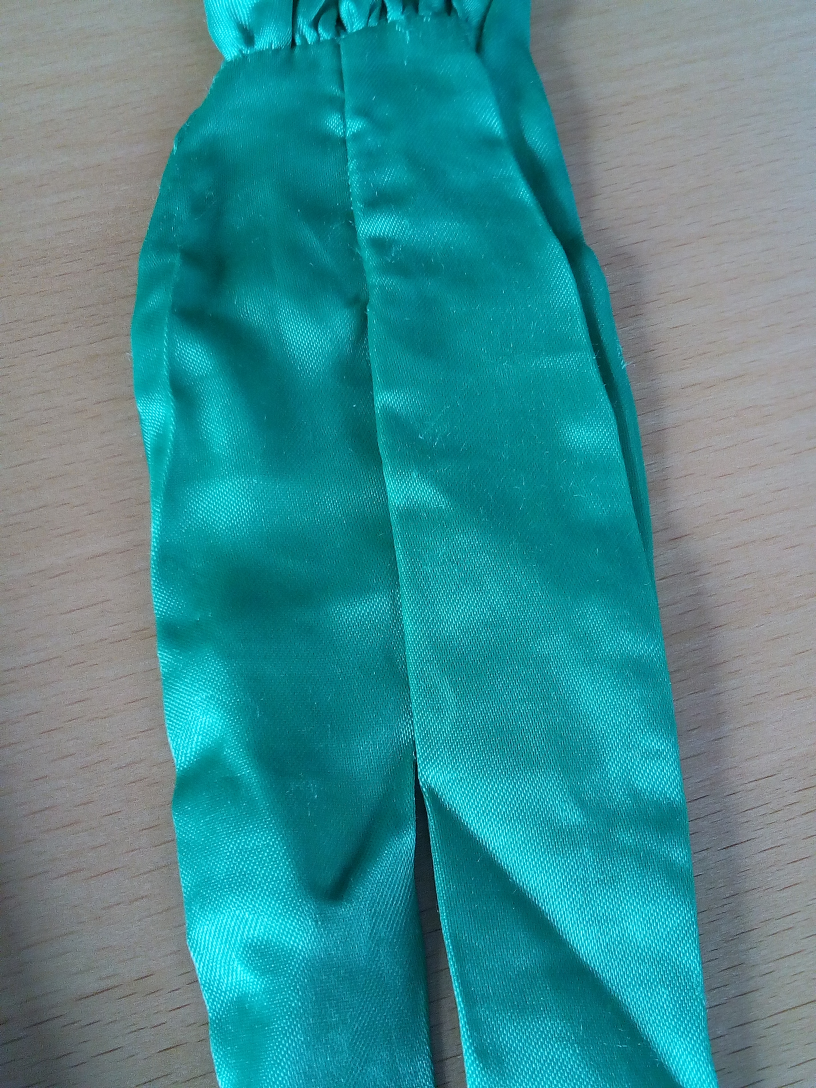
#> input picture _testing/post/2018-08-31T14-18-00.190259_09561130-a3c1-489a-9165-e5e34a34f421/2018-08-31T14-18-00.190259_09561130-a3c1-489a-9165-e5e34a34f421.jpg, 2448 x 3264 px, found by its file name (shown at 1/3 size)
$ python get_color_code.py
#> lines starting #> are read from the running program, lines starting #| are printed output that depends on the picture; long printed decimals are rounded
from sklearn.cluster import KMeans
from sklearn import metrics
import cv2
# By Adrian Rosebrock
import numpy as np
import cv2


def centroid_histogram(clt):
    # grab the number of different clusters and create a histogram
    # based on the number of pixels assigned to each cluster
    numLabels = np.arange(0, len(np.unique(clt.labels_)) + 1)
    (hist, _) = np.histogram(clt.labels_, bins=numLabels)

    # normalize the histogram, such that it sums to one
    hist = hist.astype("float")
    hist /= hist.sum()

    # return the histogram
    return hist


# Load the image
image = cv2.imread(
    "2018-08-31T14-18-00.190259_09561130-a3c1-489a-9165-e5e34a34f421\\2018-08-31T14-18-00.190259_09561130-a3c1-489a-9165-e5e34a34f421.jpg")
#> image is the input picture: shape (3264, 2448, 3); mean B, G, R 145.3, 139.8, 65.1
image = cv2.cvtColor(image, cv2.COLOR_BGR2RGB)

# Resize it
h, w, _ = image.shape
#> h = 3264; w = 2448
w_new = int(100 * w / max(w, h))
#> w_new = 75
h_new = int(100 * h / max(w, h))
#> h_new = 100

image = cv2.resize(image, (w_new, h_new))
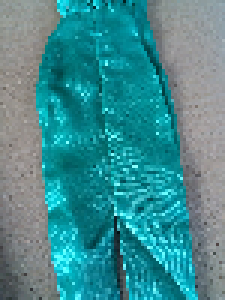
#> image: shape (100, 75, 3) (shown 3 times larger); mean R, G, B 65.2, 140, 145.5

clusters = 3

# Reshape the image to be a list of pixels
image_array = image.reshape((image.shape[0] * image.shape[1], 3))
print(image_array)
#> (printed output is left out)
# Clusters the pixels
clt = KMeans(n_clusters=clusters)
clt.fit(image_array)

print("clustering done")

# Finds how many pixels are in each cluster
hist = centroid_histogram(clt)

print("histogram done")

# Sort the clusters according to how many pixel they have
#zipped = zip(hist, clt.cluster_centers_)
#zipped.sort(reverse=True, key=lambda x: x[0])
zipped = sorted(zip(hist, clt.cluster_centers_), key=lambda x: x[0])

hist, clt.cluster_centers = zip(*zipped)

silhouette = metrics.silhouette_score(
    image_array, clt.labels_, metric='euclidean')
#> silhouette = 0.623

print("Cluster: {} , Silhouette {}".format(clusters, silhouette))
#| Cluster: 3 , Silhouette 0.623

print("sorting done")

bestSilhouette = -1
bestClusters = 0

for clusters in range(2, 10):
    # Cluster colours
    clt = KMeans(n_clusters=clusters)
    clt.fit(image_array)

    # Validate clustering result
    silhouette = metrics.silhouette_score(
        image_array, clt.labels_, metric='euclidean')

    # Find the best one
    if silhouette > bestSilhouette:
        bestSilhouette = silhouette
        bestClusters = clusters

    print("Cluster: {} , Silhouette {}".format(clusters, silhouette))
#> this loop made 8 passes
#> (silhouette, bestSilhouette) on pass 1: (0.625, 0.625)
#> silhouette on passes 2 to 7: 0.622, 0.561, 0.526, 0.514, 0.473, 0.461
#| Cluster: 2 , Silhouette 0.6253
#| Cluster: 3 , Silhouette 0.6217
#| Cluster: 4 , Silhouette 0.5609
#| Cluster: 5 , Silhouette 0.5262
#| Cluster: 6 , Silhouette 0.5137
#| Cluster: 7 , Silhouette 0.4726
#| Cluster: 8 , Silhouette 0.4605
#| Cluster: 9 , Silhouette 0.4581
#> after the loop, bestClusters = 2; bestSilhouette = 0.625

print("find best cluster done")

print(bestSilhouette)
#| 0.6253
print(bestClusters)
#| 2
